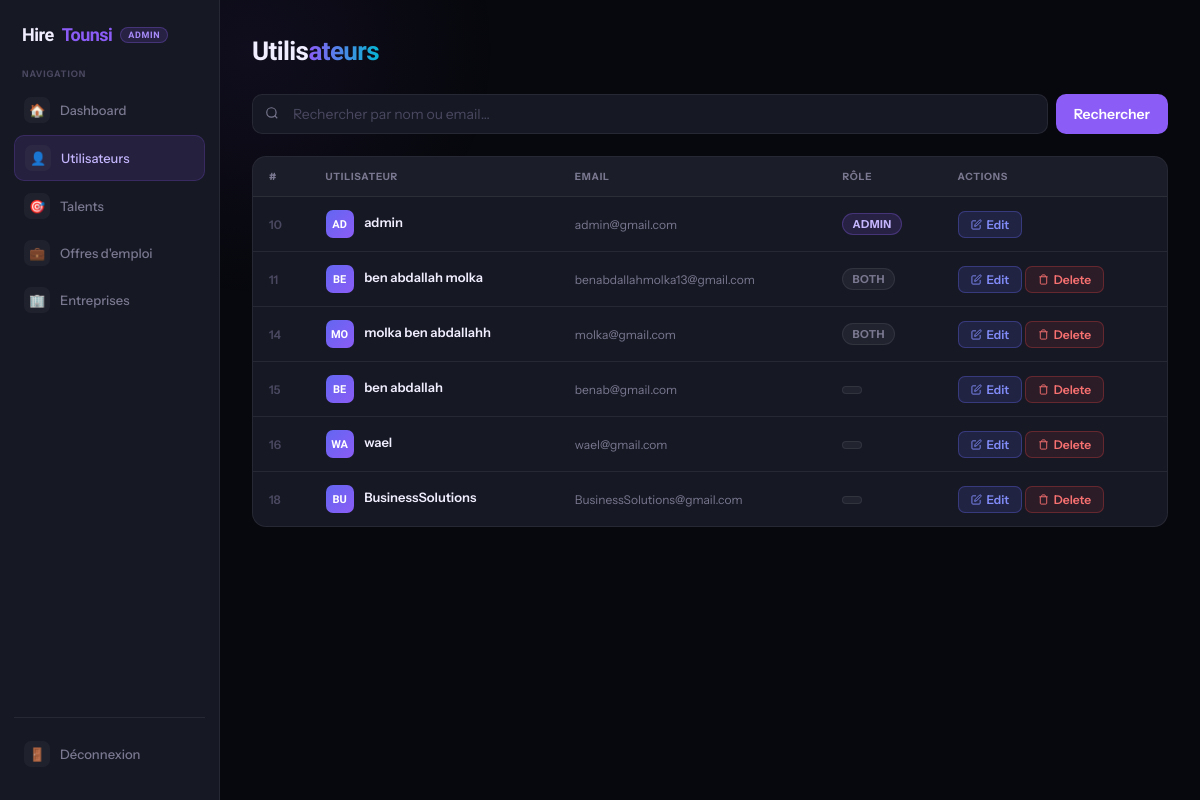
The page /admin.php?page=users (signed in) on the database as committed earlier.
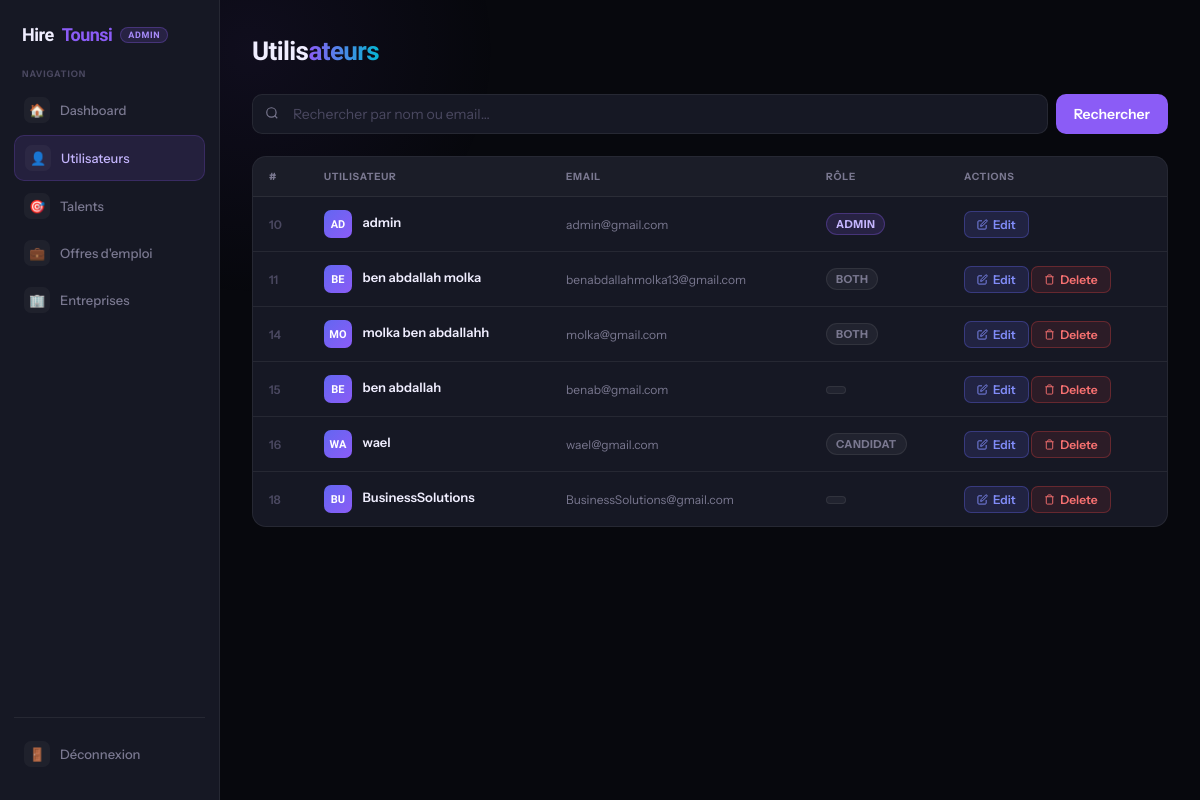
The same page on the database as committed later.
### tables this page shows
CREATE TABLE `users` (
  `id` int(11) NOT NULL,
  `name` varchar(100) NOT NULL,
  `email` varchar(150) NOT NULL,
  `password` varchar(255) NOT NULL,
  `created_at` timestamp NOT NULL DEFAULT current_timestamp(),
  `phone` varchar(20) DEFAULT NULL,
  `bio` text DEFAULT NULL,
  `skills` text DEFAULT NULL,
  `cv_path` varchar(255) DEFAULT NULL,
  `avatar_path` varchar(255) DEFAULT NULL,
  `job_title` varchar(100) DEFAULT NULL,
  `role` enum('candidat','recruteur','both','admin') DEFAULT 'candidat',
  `is_recruiter` tinyint(1) DEFAULT 0,
  `profile_photo` varchar(255) DEFAULT NULL,
  `cv` varchar(255) DEFAULT NULL,
  `last_active` timestamp NULL DEFAULT NULL
);

### admin.php (the view, shortened to what this page needs)
<?php
include "config.php";
$page = $_GET["page"] ?? "dashboard";
$search = $_GET["search"] ?? "";
if ($search != "") {
    $stmt = $pdo->prepare("SELECT * FROM users WHERE name LIKE ? OR email LIKE ?");
    $stmt->execute(["%$search%", "%$search%"]);
} else {
    $stmt = $pdo->query("SELECT * FROM users");
}
$users = $stmt->fetchAll();
$totalUsers   = $pdo->query("SELECT COUNT(*) FROM users")->fetchColumn();
$totalTalents = $pdo->query("SELECT COUNT(*) FROM talents")->fetchColumn();
$totalJobs    = $pdo->query("SELECT COUNT(*) FROM jobs")->fetchColumn();
?>
<!DOCTYPE html>
<html lang="fr">
<head>
</head>
<body>
<div class="sidebar">
  <div class="sidebar-logo">
    Hire<em>Tounsi</em>
    <span class="admin-badge">Admin</span>
  </div>
  <span class="sidebar-sep">Navigation</span>
  <a href="?page=dashboard" class="<?= $page==='dashboard'?'active':'' ?>">
    <span class="s-icon">🏠</span> Dashboard
  </a>
  <a href="?page=users" class="<?= $page==='users'?'active':'' ?>">
    <span class="s-icon">👤</span> Utilisateurs
  </a>
  <a href="?page=talents" class="<?= $page==='talents'?'active':'' ?>">
    <span class="s-icon">🎯</span> Talents
  </a>
  <a href="?page=jobs" class="<?= $page==='jobs'?'active':'' ?>">
    <span class="s-icon">💼</span> Offres d'emploi
  </a>
  <a href="?page=companies" class="<?= $page==='companies'?'active':'' ?>">
  <span class="s-icon">🏢</span> Entreprises
</a>
  <div class="sidebar-bottom">
    <a href="logout.php">
      <span class="s-icon">🚪</span> Déconnexion
    </a>
  </div>
</div>
<div class="main">
<?php if($page == "dashboard"): ?>
  <div class="ph">
    <h1>Tableau de <span>bord</span></h1>
  </div>
  <div class="stats">
    <div class="stat">
      <div class="stat-label">Utilisateurs</div>
      <div class="stat-val"><?= $totalUsers ?></div>
    </div>
    <div class="stat">
      <div class="stat-label">Talents</div>
      <div class="stat-val"><?= $totalTalents ?></div>
    </div>
    <div class="stat">
      <div class="stat-label">Offres d'emploi</div>
      <div class="stat-val"><?= $totalJobs ?></div>
    </div>
  </div>
  <div class="welcome-card">
    <p>Bienvenue dans le panneau d'administration <strong style="color:var(--text)">HireTounsi</strong>. Gérez les utilisateurs, talents et offres depuis la barre latérale.</p>
  </div>
<?php elseif($page == "users"): ?>
  <div class="ph">
    <h1>Utilis<span>ateurs</span></h1>
  </div>
  <form method="GET" class="search-bar">
    <div class="search-wrap">
      <span class="si">
      </span>
      <input class="search-input" type="text" name="search" value="<?= htmlspecialchars($search) ?>" placeholder="Rechercher par nom ou email…">
    </div>
    <button class="btn-search" type="submit">Rechercher</button>
  </form>
  <div class="table-wrap">
    <table>
      <thead>
        <tr>
          <th>#</th>
          <th>Utilisateur</th>
          <th>Email</th>
          <th>Rôle</th>
          <th>Actions</th>
        </tr>
      </thead>
      <tbody>
        <?php foreach($users as $u): ?>
        <tr>
          <td class="td-id"><?= $u["id"] ?></td>
          <td>
            <span class="avatar"><?= strtoupper(substr($u["name"],0,2)) ?></span>
            <span class="td-name"><?= htmlspecialchars($u["name"]) ?></span>
          </td>
          <td class="td-email"><?= htmlspecialchars($u["email"]) ?></td>
          <td>
            <span class="role-badge <?= $u['role']==='admin'?'role-admin':'role-user' ?>">
              <?= htmlspecialchars($u["role"]) ?>
            </span>
          </td>
          <td>
            <a class="btn btn-blue" href="edit_user.php?id=<?= $u['id'] ?>">
              <svg width="11" height="11" viewBox="0 0 24 24" fill="none" stroke="currentColor" stroke-width="2"><path d="M11 4H4a2 2 0 0 0-2 2v14a2 2 0 0 0 2 2h14a2 2 0 0 0 2-2v-7"/><path d="M18.5 2.5a2.121 2.121 0 0 1 3 3L12 15l-4 1 1-4 9.5-9.5z"/></svg>
              Edit
            </a>
            <?php if($u["role"] != "admin"): ?>
            <a class="btn btn-red" href="delete_user.php?id=<?= $u['id'] ?>">
              <svg width="11" height="11" viewBox="0 0 24 24" fill="none" stroke="currentColor" stroke-width="2"><path d="M3 6h18"/><path d="M19 6v14a2 2 0 0 1-2 2H7a2 2 0 0 1-2-2V6"/><path d="M8 6V4a2 2 0 0 1 2-2h4a2 2 0 0 1 2 2v2"/></svg>
              Delete
            </a>
            <?php endif; ?>
          </td>
        </tr>
        <?php endforeach; ?>
      </tbody>
    </table>
  </div>
<?php endif; ?>
</div>
</body>
</html>

Rows that differ between the two databases and show on the page:
changed users "wael": role (not shown) → "CANDIDAT"
